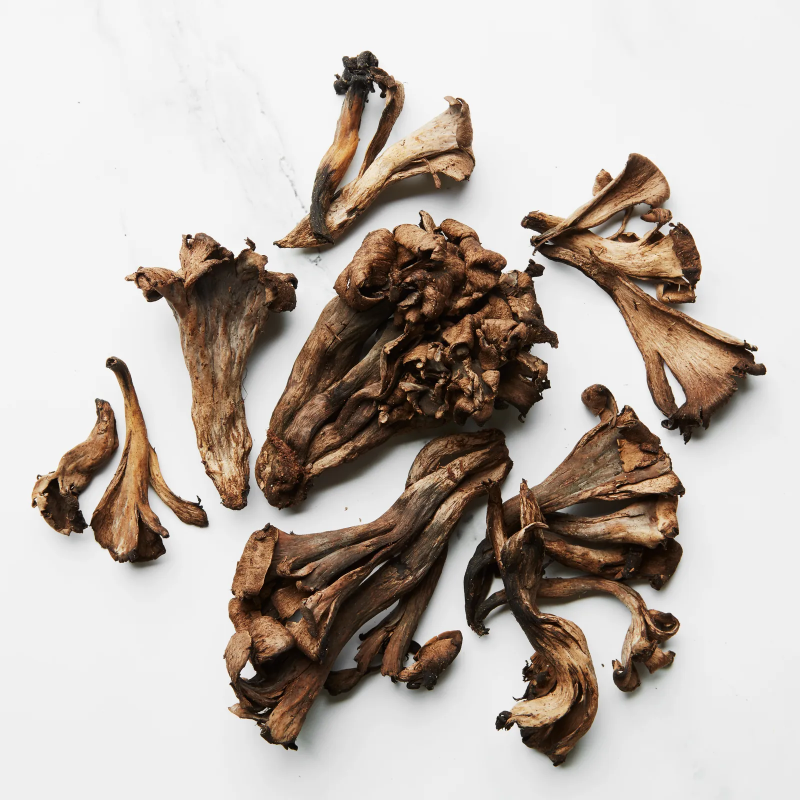
#> input picture dataset/edible and poisonous mushroom/edible mushroom/edible_mushroom_00.jpg, 1600 x 1600 px (shown at 1/2 size); its folder holds only this picture in this run
$ python train_model.py
#> lines starting #> are read from the running program, lines starting #| are printed output that depends on the picture
import os
import numpy as np
import pickle
from PIL import Image
from sklearn.ensemble import RandomForestClassifier
from sklearn.model_selection import train_test_split
from sklearn.metrics import accuracy_score, classification_report, confusion_matrix
from sklearn.preprocessing import StandardScaler

# ------------------------------------------------------------
# KONFIGURASI
# ------------------------------------------------------------
IMG_SIZE     = (64, 64)
DATASET_PATH = "dataset/edible and poisonous mushroom"
MODEL_PATH   = "model/random_forest_model.pkl"
SCALER_PATH  = "model/scaler.pkl"

# ------------------------------------------------------------
# FUNGSI: Ekstrak fitur dari 1 gambar
# Buka gambar -> resize -> flatten piksel RGB
# Hasil: 64x64x3 = 12.288 nilai fitur
# ------------------------------------------------------------
def extract_features(image_path):
    img = Image.open(image_path).convert("RGB")
#> img is the input picture: PIL image 1600x1600 RGB; mean R, G, B 189.5, 180.2, 172.9
    img = img.resize(IMG_SIZE)
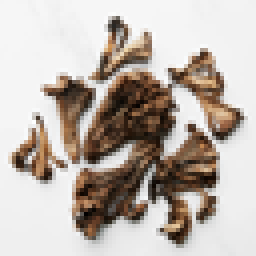
#> img: PIL image 64x64 RGB (shown 4 times larger); mean R, G, B 189.5, 180.2, 172.9
    return np.array(img).flatten()

# ------------------------------------------------------------
# FUNGSI: Load semua gambar dari folder dataset
# Label 0 = edible, Label 1 = poisonous
# ------------------------------------------------------------
def load_dataset():
    X, y = [], []
    labels = {
        "edible mushroom"   : 0,
        "poisonous mushroom": 1
    }

    for label_name, label_val in labels.items():
        folder = os.path.join(DATASET_PATH, label_name)
        files  = [
            f for f in os.listdir(folder)
            if f.lower().endswith((".jpg", ".jpeg", ".png"))
        ]

        print(f"\n  [LOAD] Folder  : {label_name}")
        print(f"         Jumlah  : {len(files)} gambar")

        for i, fname in enumerate(files):
            fpath = os.path.join(folder, fname)
            try:
                features = extract_features(fpath)
#> features = 12288 values, max 255 at index 3020, min 0 at index 8948, mean 180.9
                X.append(features)
                y.append(label_val)
                print(f"         Progress: [{i+1}/{len(files)}] {fname}", end="\r")
            except Exception as e:
                print(f"\n  [ERROR] Gagal membaca {fname} -> {e}")

        print(f"\n  [DONE]  Selesai membaca {label_name}")
#> pass 2 of the loop in load_dataset, `for label_name, label_val in labels.items():`:
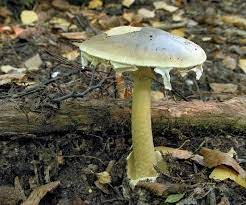
#> input picture dataset/edible and poisonous mushroom/poisonous mushroom/poisonous_mushroom_00.jpg, 246 x 205 px
#> in extract_features, img is the input picture: PIL image 246x205 RGB; mean R, G, B 98.9, 94.5, 74.2
#> in extract_features (call 2), `img = img.resize(IMG_SIZE)`:
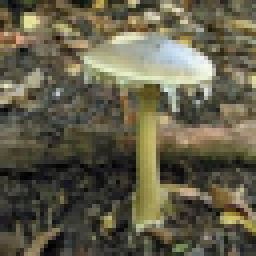
#> img: PIL image 64x64 RGB (shown 4 times larger); mean R, G, B 98.9, 94.5, 74.3
#> features = 12288 values, max 250 at index 2828, min 1 at index 11938, mean 89.24

    return np.array(X), np.array(y)


# ------------------------------------------------------------
# MAIN: Proses training dari awal hingga simpan model
# ------------------------------------------------------------
if __name__ == "__main__":

    print("=" * 60)
    print("  MUSHROOM AI - TRAINING RANDOM FOREST MODEL")
    print("=" * 60)

    # --------------------------------------------------
    # LANGKAH 1: Membaca dataset
    # --------------------------------------------------
    print("\n[STEP 1/6] Membaca dataset gambar dari folder dataset/")
    X, y = load_dataset()
#> y = [0, 1]
    print(f"\n  Total gambar terbaca  : {len(X)}")
#|   Total gambar terbaca  : 2
    print(f"  Edible  (label 0)     : {sum(y == 0)} gambar")
#|   Edible  (label 0)     : 1 gambar
    print(f"  Poisonous (label 1)   : {sum(y == 1)} gambar")
#|   Poisonous (label 1)   : 1 gambar

    # --------------------------------------------------
    # LANGKAH 2: Normalisasi fitur
    # Agar nilai piksel antar gambar seragam skalanya
    # --------------------------------------------------
    print("\n[STEP 2/6] Normalisasi fitur menggunakan StandardScaler")
    scaler   = StandardScaler()
    X_scaled = scaler.fit_transform(X)
    print("  Normalisasi selesai")

    # --------------------------------------------------
    # LANGKAH 3: Split data training dan testing
    # 80% untuk melatih, 20% untuk menguji model
    # --------------------------------------------------
    print("\n[STEP 3/6] Membagi data -> 80% training / 20% testing")
#> (the run stopped early here; a loop or call above may not have finished)
